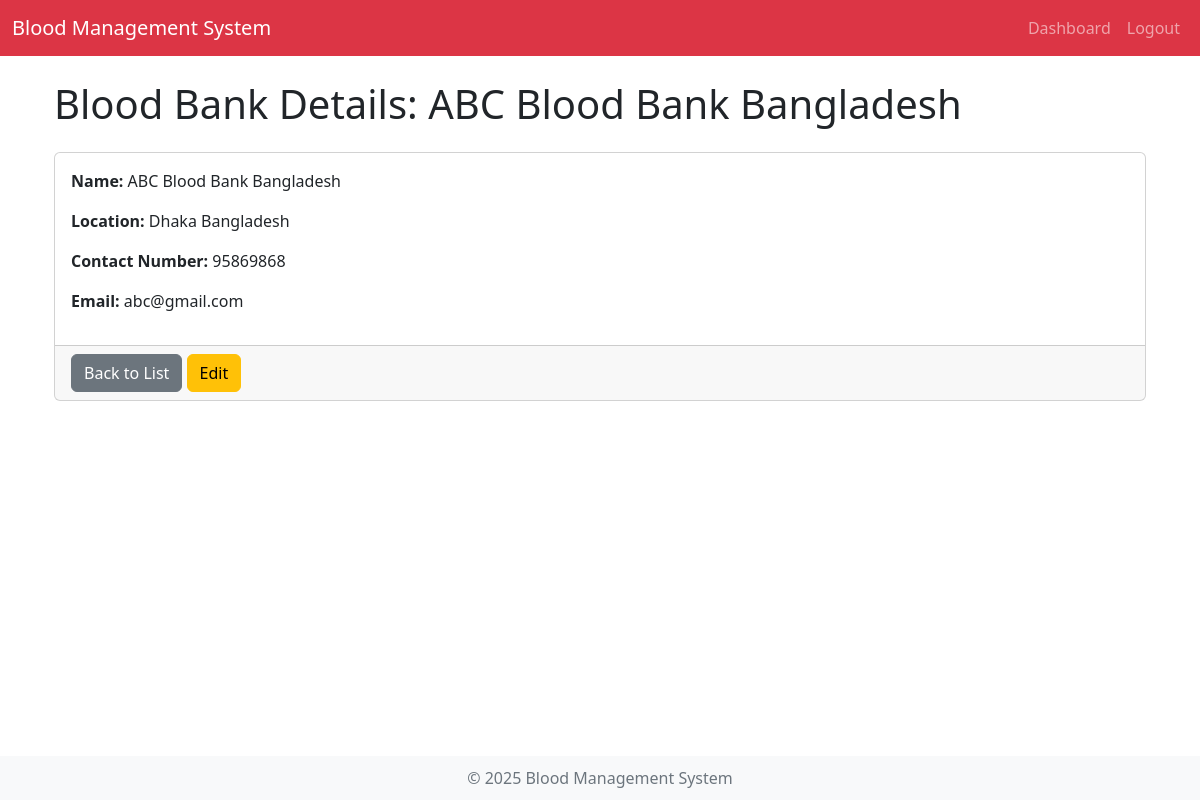
Page /manage/blood_banks/1/ (signed in) on the committed database.
### core/models.py (models this page shows, shortened)
class BloodBank(models.Model):
    name = models.CharField(max_length=100)
    location = models.CharField(max_length=255)
    contact_number = models.CharField(max_length=20, blank=True, null=True)
    email = models.EmailField(blank=True, null=True)

### core/views.py (the view)
# urls.py: path("manage/blood_banks/<int:pk>/", views.blood_bank_detail, name="blood_bank_detail"),
@login_required
@user_passes_test(is_admin)
def blood_bank_detail(request, pk):
    blood_bank = get_object_or_404(BloodBank, pk=pk)
    return render(request, 'admin/blood_bank_detail.html', {'blood_bank': blood_bank})

### core/views.py (called while the page is built)
def is_admin(user):
    return user.is_authenticated and user.is_admin

### core/templates/admin/blood_bank_detail.html (shortened to what this page needs)
{% extends 'base.html' %}
{% block content %}
<div class="container">
    <h1 class="my-4">Blood Bank Details: {{ blood_bank.name }}</h1>
    <div class="card">
        <div class="card-body">
            <p><strong>Name:</strong> {{ blood_bank.name }}</p>
            <p><strong>Location:</strong> {{ blood_bank.location }}</p>
            <p><strong>Contact Number:</strong> {{ blood_bank.contact_number|default:"N/A" }}</p>
            <p><strong>Email:</strong> {{ blood_bank.email|default:"N/A" }}</p>
        </div>
        <div class="card-footer">
            <a href="{% url 'blood_bank_list' %}" class="btn btn-secondary">Back to List</a>
            <a href="#" class="btn btn-warning">Edit</a>
        </div>
    </div>
</div>
{% endblock %}

### core/templates/base.html (style rules this page uses)
body { padding-top: 56px; }

### rows in the picture
BloodBank: name "ABC Blood Bank Bangladesh", location "Dhaka Bangladesh", contact_number "95869868", email "abc@gmail.com"
